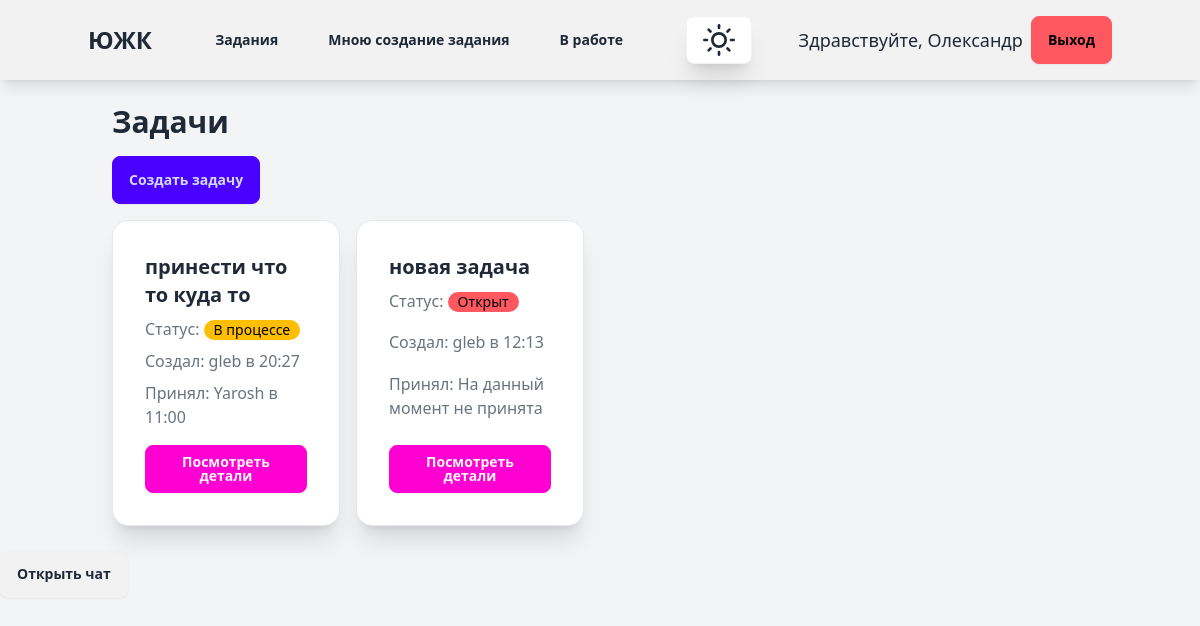
The app's page / (signed in), older data.
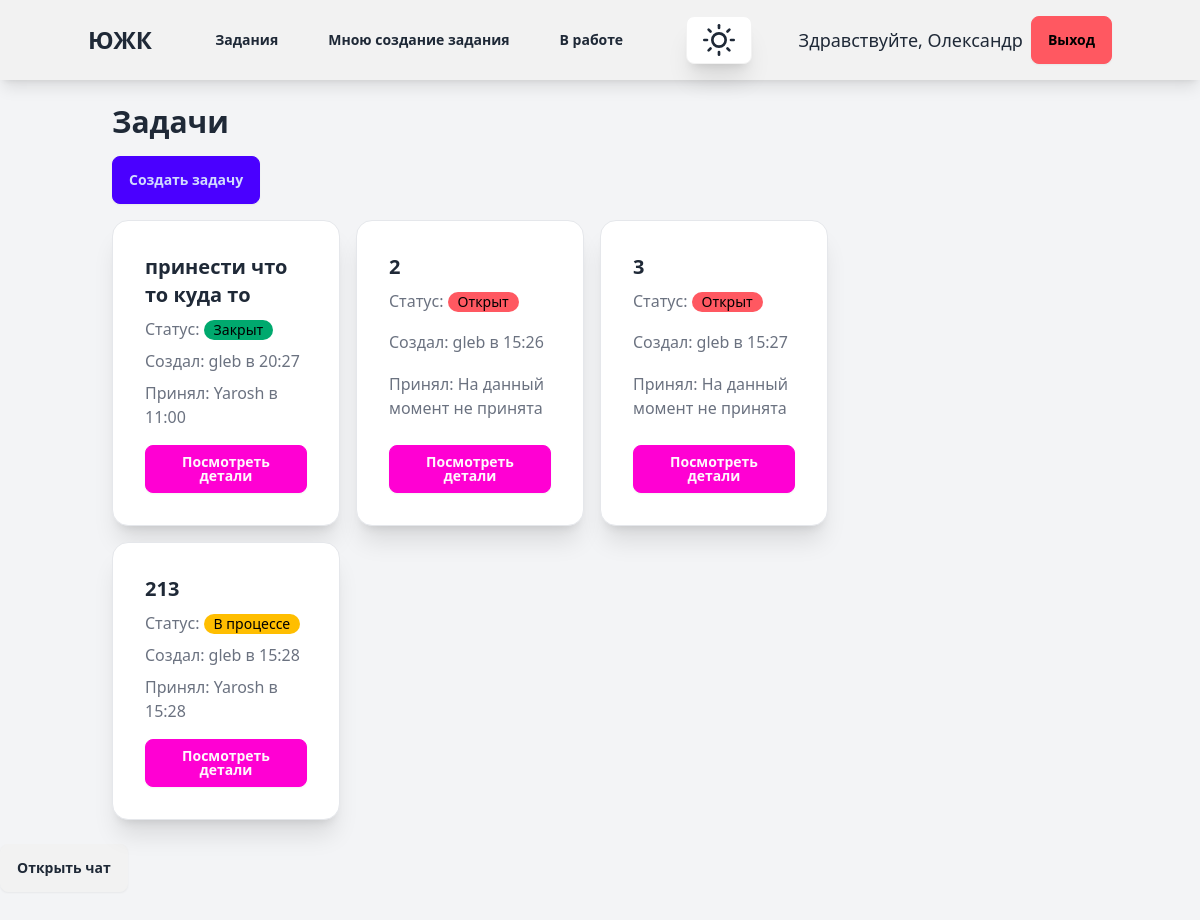
The same page, newer data.
### tickets/models.py (models this page shows, shortened)
class Ticket(models.Model):
    STATUS_CHOICES = [
        ('open', 'Open'),
        ('in_progress', 'In Progress'),
        ('closed', 'Closed'),
    ]
    title = models.CharField(max_length=200)
    description = models.TextField()
    status = models.CharField(max_length=20, choices=STATUS_CHOICES, default='open')
    created_by = models.ForeignKey(CustomUser, on_delete=models.CASCADE, related_name='tickets_created')
    accepted_by = models.ForeignKey(CustomUser, on_delete=models.CASCADE, related_name='tickets_accepted', null=True,
                                    blank=True)
    department = models.ForeignKey(Department, on_delete=models.CASCADE, related_name='tickets', null=True, blank=True)
    position = models.ForeignKey(Position, on_delete=models.CASCADE, related_name='tickets', null=True, blank=True)
    screenshot = models.ImageField(upload_to='tickets/screenshots', null=True, blank=True)
    created_at = models.DateTimeField(auto_now_add=True)
    accepted_at = models.DateTimeField(null=True, blank=True)
    updated_at = models.DateTimeField(auto_now=True)

### account/models.py (models this page shows)
class CustomUser(AbstractUser):
    department = models.ForeignKey(Department, on_delete=models.SET_NULL, null=True, blank=True)
    position = models.ForeignKey(Position, on_delete=models.SET_NULL, null=True, blank=True, related_name="users")

### tickets/views.py (the view)
# urls.py: path('', views.ticket_list, name='ticket_list'),
@login_required
def ticket_list(request):
    user = request.user  # Получаем текущего пользователя
    if user.is_authenticated:  # Проверяем, авторизован ли пользователь
        tickets = Ticket.objects.filter(
            department=user.department,
            position=user.position
        )
    else:
        tickets = Ticket.objects.none()  # Если пользователь не авторизован, не показываем тикеты
    return render(request, 'tickets/ticket_list.html', {'tickets': tickets})

### templates/tickets/ticket_list.html (shortened to what this page needs)
{% extends "blog/base.html" %}
{% block content1 %}
<div class="container mx-auto p-6">
    <h2 class="text-3xl font-bold mb-4">Задачи</h2>
    <a href="{% url 'tickets:create_ticket' %}" class="btn btn-primary mb-4">Создать задачу</a>
    <div id="ticket-container" class="transition-all duration-300 w-full lg:w-3/4 pr-4">
        <div class="grid grid-cols-1 md:grid-cols-2 lg:grid-cols-3 gap-4">
            {% for ticket in tickets %}
            <div class="card bg-base-100 shadow-xl border border-gray-200" data-ticket-id="{{ ticket.id }}">
                <div class="card-body">
                    <h3 class="card-title text-xl font-semibold">{{ ticket.title }}</h3>
                    <p class="text-gray-500">Статус:
                        <span class="badge
                            {% if ticket.status == 'open' %}badge-error
                            {% elif ticket.status == 'in_progress' %}badge-warning
                            {% else %}badge-success
                            {% endif %}">
                            {% if ticket.status == 'open' %}Открыт
                            {% elif ticket.status == 'in_progress' %}В процессе
                            {% else %}Закрыт
                            {% endif %}
                        </span>
                    </p>
                    <p class="text-gray-500">Создал:
                        {{ ticket.created_by.username }} в {{ ticket.created_at|date:"H:i" }}
                    </p>
                    <p class="text-gray-500">Принял:
                        {% if ticket.accepted_by %}
                            {{ ticket.accepted_by.username }} в {{ ticket.accepted_at|date:"H:i" }}
                        {% else %}
                            {{ ticket.accepted_by.username|default:"На данный момент не принята" }}
                        {% endif %}
                    </p>
                    <a href="{% url 'tickets:ticket_detail' ticket.id %}" class="btn btn-secondary mt-2">Посмотреть детали</a>
                </div>
            </div>
            {% endfor %}
        </div>
    </div>
</div>
    <button id="open-chat-btn" class="btn btn-accent open-chat" data-ticket-id="{{ 24 }}">Открыть чат</button>
{% endblock %}

Row changes from the older to the newer data that the page shows:
removed Ticket: title "новая задача", status "Открыт", created_by.username "gleb", created_at "12:13", accepted_by.username "На данный момент не принята"
changed Ticket "принести что то куда то": status "В процессе" → "Закрыт"
added Ticket: title "2", status "Открыт", created_by.username "gleb", created_at "15:26", accepted_by.username "На данный момент не принята"
added Ticket: title "3", status "Открыт", created_by.username "gleb", created_at "15:27", accepted_by.username "На данный момент не принята"
added Ticket: title "213", status "В процессе", created_by.username "gleb", created_at "15:28", accepted_by.username "Yarosh", accepted_at "15:28"
